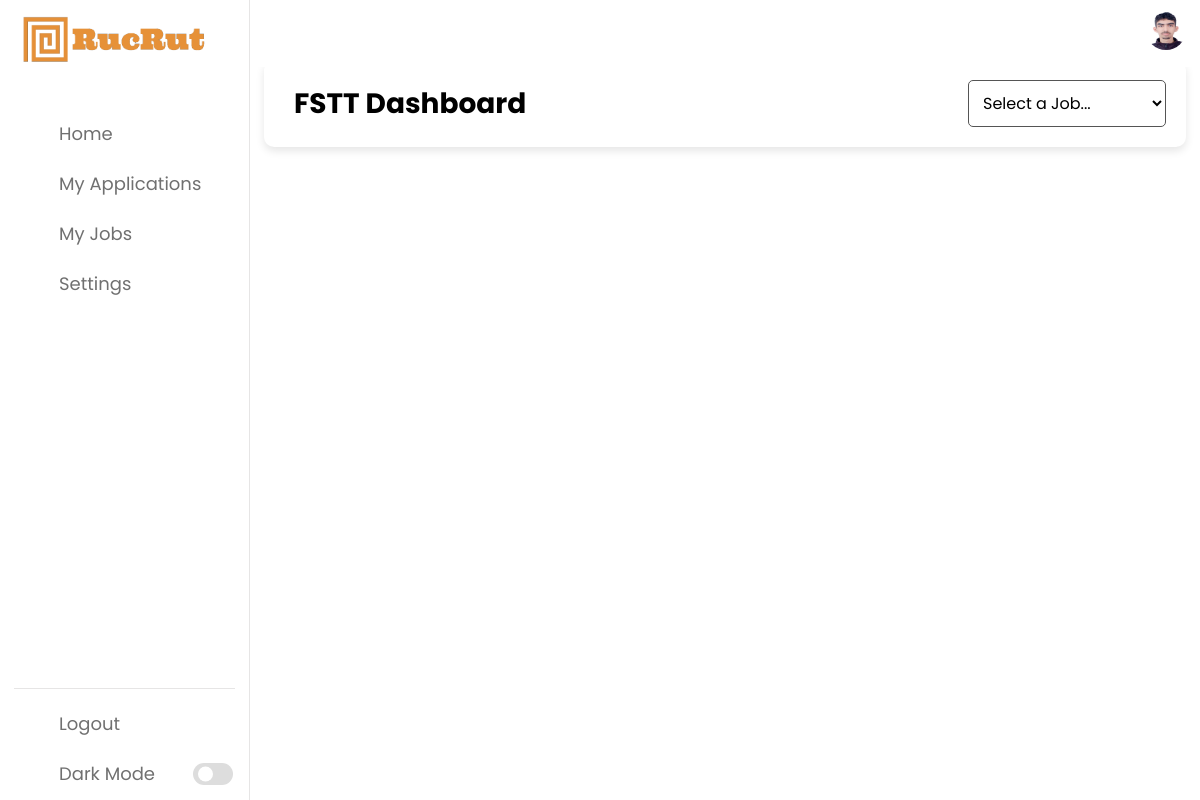
Page /dashboard (signed in) on the earlier database version.
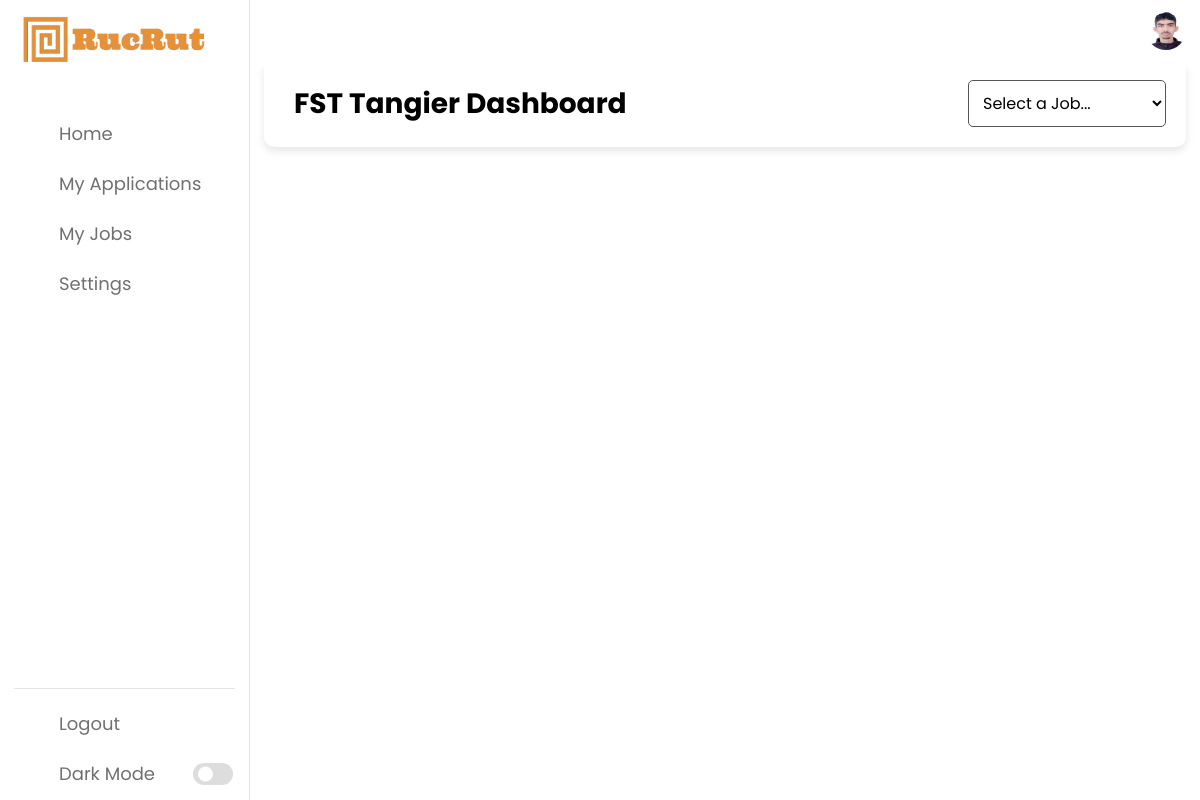
Same page on the later database version.
### app/models.py (models this page shows)
class User(db.Model):
    id = db.Column(db.Integer, primary_key=True)
    first_name = db.Column(db.String(100), nullable=False)
    last_name = db.Column(db.String(100), nullable=False)
    company_name = db.Column(db.String(100), nullable=False)
    email = db.Column(db.String(120), unique=True, nullable=False)
    phone_number = db.Column(db.String(15), nullable=False)
    birthday = db.Column(db.String(10), nullable=False)
    password = db.Column(db.String(60), nullable=False)
    cv_file = db.Column(db.String(120))
    profile_photo = db.Column(db.String(120))

### app/routes.py (the view)
@main.route('/dashboard')
def dashboard():
    if g.user is None:
        flash('You need to sign in first.', 'danger')
        return redirect(url_for('main.auth'))
    jobs = Job.query.filter_by(user_id=g.user.id).all()
    return render_template('dashboard.html', jobs=jobs)

### app/routes.py (called while the page is built)
@main.before_app_request
def load_user():
    user_id = session.get('user_id')
    if user_id:
        g.user = User.query.get(user_id)
    else:
        g.user = None

@main.context_processor
def inject_user():
    return {'user': g.user}

### app/templates/dashboard.html (shortened to what this page needs)
{% extends 'base.html' %}
{% block content %}
<div class="dashboard-header">
    <div style="display: flex;">
        <h1 class="page-title">{{ user.company_name }} Dashboard</h1>
    </div>
    <div style="max-width: 250px;">
        <select id="jobSelect" class="form-select">
            <option value="" selected>Select a Job...</option>
        </select>
    </div>
</div>
{% endblock %}

### app/templates/base.html (shortened to what this page needs)
<!DOCTYPE html>
<html lang="en">
<head>
    <link rel="stylesheet" href="{{ url_for('static', filename='style.css') }}">
    <link rel="stylesheet" href="https://unicons.iconscout.com/release/v4.0.0/css/line.css">
    <link rel="stylesheet" href="https://cdnjs.cloudflare.com/ajax/libs/font-awesome/6.0.0-beta3/css/all.min.css">
</head>
<body>
    <nav>
        <div class="logo-name">
            <div class="logo-image">
                <img src="{{ url_for('static', filename='images/logo.png') }}" alt="Logo">
            </div>
        </div>
        <div class="menu-items">
            <ul class="nav-links">
                <li><a href="{{ url_for('main.home') }}">
                    <i class="uil uil-estate"></i>
                    <span class="link-name">Home</span>
                </a></li>
                <li><a href="{{ url_for('main.view_applications') }}">
                    <i class="uil uil-list-ul"></i>
                    <span class="link-name">My Applications</span>
                </a></li>
                <li><a href="{{ url_for('main.my_jobs') }}">
                    <i class="uil uil-briefcase"></i>
                    <span class="link-name">My Jobs</span>
                </a></li>
                <li><a href="{{ url_for('main.settings') }}">
                    <i class="uil uil-setting"></i>
                    <span class="link-name">Settings</span>
                </a></li>
            </ul>
            <ul class="logout-mode">
                <li><a href="{{ url_for('main.logout') }}">
                    <i class="uil uil-signout"></i>
                    <span class="link-name">Logout</span>
                </a></li>
                <li class="mode">
                    <a href="#">
                        <i class="uil uil-moon"></i>
                        <span class="link-name">Dark Mode</span>
                    </a>
                    <div class="mode-toggle">
                        <span class="switch"></span>
                    </div>
                </li>
            </ul>
        </div>
    </nav>
    <section class="dashboard">
        <div class="top">
            {% if user and user.profile_photo %}
                <a href="{{ url_for('main.settings') }}">
                    <img src="{{ url_for('static', filename='uploads/photos/' + user.profile_photo) }}" alt="Profile Photo">
                </a>
            {% else %}
                <a href="{{ url_for('main.settings') }}">
                    <img src="{{ url_for('static', filename='images/default-profile.png') }}" alt="Default Profile Photo">
                </a>
            {% endif %}
        </div>
        <div class="dash-content">
            {% block content %}{% endblock %}
        </div>
    </section>
</body>
</html>

Differences in the rows shown:
changed User: company_name "FSTT" → "FST Tangier"
